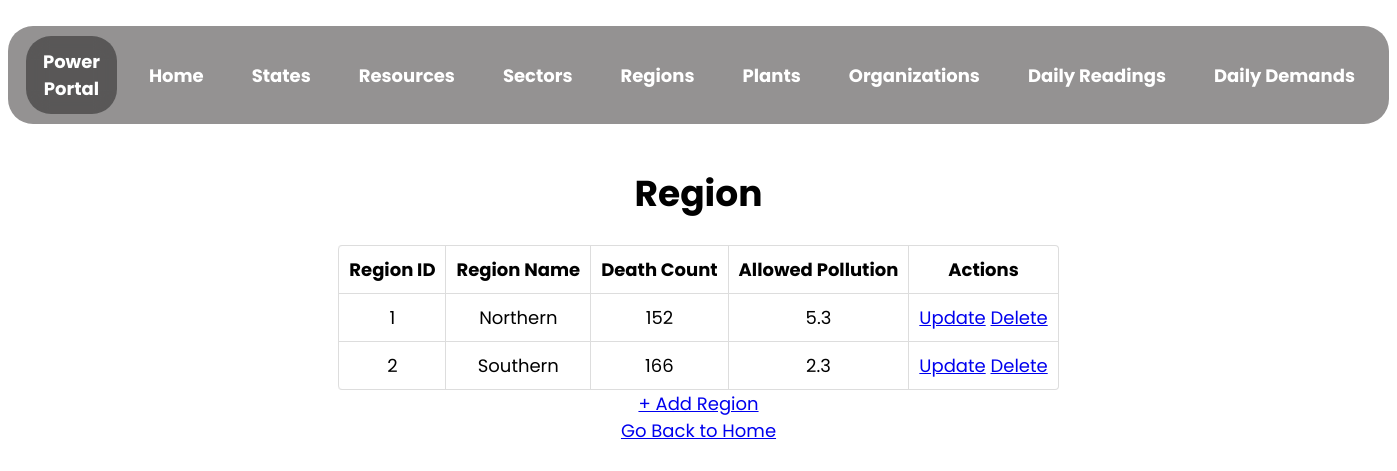
/region, run on the app's committed database.
### app.py (models this page shows)
class Region(db.Model):
    __tablename__ = "region"
    region_id = db.Column(db.Integer, primary_key = True, nullable = False, unique = True, autoincrement = True)
    region_name = db.Column(db.String, nullable = False, unique = True)
    death_count = db.Column(db.Integer, nullable = False)
    allowed_pollution_level = db.Column(db.Float, nullable = False)

### app.py (the view)
@app.route("/region", methods = ["GET", "POST"])
def view_region():
    region_list = Region.query.all()
    return render_template(
        "view_region.html",
        region_list = region_list
    )

### templates/view_region.html (shortened to what this page needs)
<!DOCTYPE html>
<html lang="en">
  <head>
    <link rel="stylesheet" href="../static/assets/view.css">
  </head>
  <body>
    <nav>
      <ul class="menu-bar">
        <div class="logo">
          <a href="/">Power Portal </a>
        </div>
        <li><a href="/">Home</a></li>
        <li><a href="/state">States</a></li>
        <li><a href="/resource">Resources</a></li>
        <li><a href="/sector">Sectors</a></li>
        <li><a href="/region">Regions</a></li>
        <li><a href="/plant">Plants</a></li>
        <li><a href="/organization">Organizations</a></li>
        <li><a href="/daily_reading">Daily Readings</a></li>
        <li><a href="/daily_demand">Daily Demands</a></li>
      </ul>
    </nav>
    <h1 style="text-align: center">Region</h1>
    {% if region_list | length == 0 %}
        <p>No Region Found! Add the Region now!</p>
        <a href="/region/create" type="button">+ Add Region</a>
    {% else %}
    <table id="region-detail">
      <thead>
        <th>Region ID</th>
        <th>Region Name</th>
        <th>Death Count</th>
        <th>Allowed Pollution</th>
        <th>Actions</th>
      </thead>
      {% for region in region_list %}
      <tr>
        <td>{{region["region_id"]}}</td>
        <td>{{region["region_name"]}}</td>
        <td>{{region["death_count"]}}</td>
        <td>{{region["allowed_pollution_level"]}}</td>
        <td>
            <a href="/region/{{region['region_id']}}/update" type="button">Update</a>
            <a href="/region/{{region['region_id']}}/delete" type="button">Delete</a>
        </td>
      </tr>
      {% endfor %}
    </table>
    <a href="/region/create" type="button">+ Add Region</a>
    {% endif %}
    <br>
    <a href="/">Go Back to Home</a>
  </body>
</html>

### static/assets/view.css (style rules this page uses)
html { scroll-behavior: smooth; }
html { background-color: none; position: relative; -webkit-animation-name: animatebottom; -webkit-animation-duration: 1s; animation-name: animatebottom; animation-duration: 1s; }
body { font-family: 'Poppins', sans-serif; text-align: center; font-size: large; }
.logo { border-radius: 25px; height: fit-content; display: inline-flex; background-color: rgba(0,0,0,0.4); -webkit-backdrop-filter: blur(10px); backdrop-filter: blur(10px); align-items: center; vertical-align: middle; padding: 12px 16px; margin: 0 8px; top: 0; color: white; transition: all .2s; }
.logo a { text-decoration: none; color: white; font-weight: bold; }
.menu-bar { border-radius: 25px; height: fit-content; display: inline-flex; background-color: rgb(148, 146, 146); -webkit-backdrop-filter: blur(10px); backdrop-filter: blur(10px); align-items: center; padding: 0 10px; padding-top: 10px; padding-bottom: 10px; top: 0; }
.menu-bar li { list-style: none; color: white; padding: 12px 16px; margin: 0 8px; position: relative; cursor: pointer; white-space: nowrap; transition: all .2s; }
.menu-bar li a { color: white; text-decoration: none; font-weight: bold; }
table { width: fit-content; border: 1px solid #ddd; border-collapse: separate; border-left: 0; border-radius: 4px; border-spacing: 0px; margin-left: auto; margin-right: auto; }
thead { display: table-header-group; vertical-align: middle; border-color: inherit; border-collapse: separate; text-align: center; padding: 10px; }
tr { display: table-row; vertical-align: inherit; border-color: inherit; text-align: center; padding: 10px; }
th, td { padding: 5px 4px 6px 4px; text-align: center; vertical-align: top; border-left: 1px solid #ddd; padding: 10px; }
td { border-top: 1px solid #ddd; }
thead:first-child tr:first-child th:first-child, tbody:first-child tr:first-child td:first-child { border-radius: 4px 0 0 0; }
thead:last-child tr:last-child th:first-child, tbody:last-child tr:last-child td:first-child { border-radius: 0 0 0 4px; }

### data on the page
Region: region_id "1", region_name "Northern", death_count "152", allowed_pollution_level "5.3"
Region: region_id "2", region_name "Southern", death_count "166", allowed_pollution_level "2.3"
